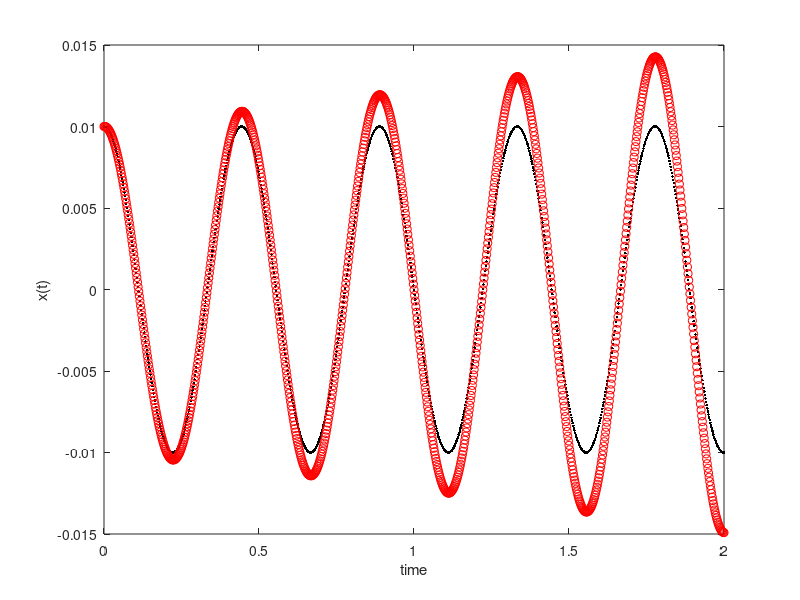
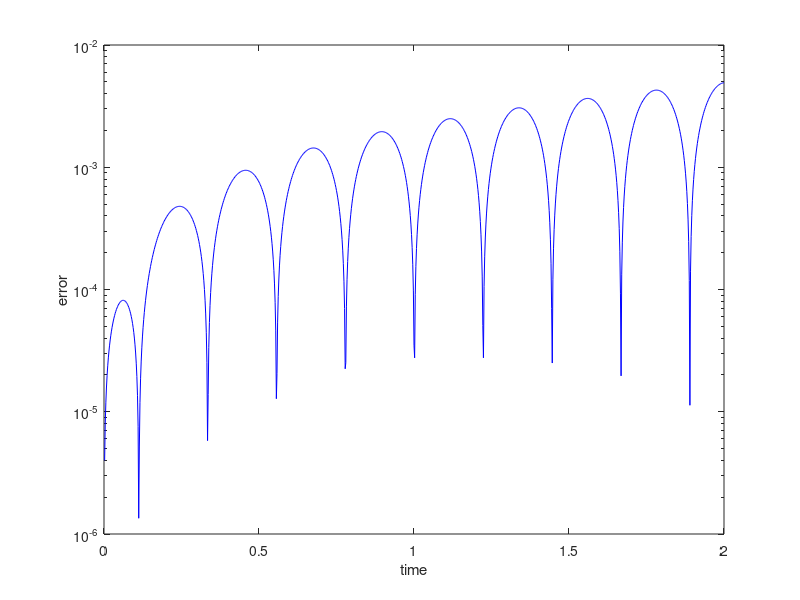

MATLAB code for these plots, in order:
clearvars;

%F = -kx, 0 ≤ t ≤ 2, x(0) = 0.01m, k = 2N/m
%a = d^2x/dt^2 = -kx/m

ti = 0; %seconds
tf = 2; %seconds
x0 = 0.01; %meters
v0 = 0; %meters/second
k = 2.0; %Newtons/meter
m = 0.01; %kilograms

f = @(x) -(k/m)*x;
%g = @(v) v;

N = 1000;
h = (tf-ti)/N;
t = zeros(N+1,1);
x = zeros(N+1,1);
v = zeros(N+1,1);

x(1) = x0;
v(1) = v0;
t(1) = ti;

for i=1:N
    t(i+1) = ti + i*h;
    v(i+1) = v(i) + h*f(x(i));
    x(i+1) = x(i) + h*v(i);
end

xf = @(t) x0*cos(sqrt(k/m)*t);

figure(1);
plot(t,xf(t), '.k');
hold on;
plot(t,x,'or');
hold off;
xlabel('time');
ylabel('x(t)');

figure(2);
semilogy(t, abs(xf(t)-x),'b');
xlabel('time');
ylabel('error');
